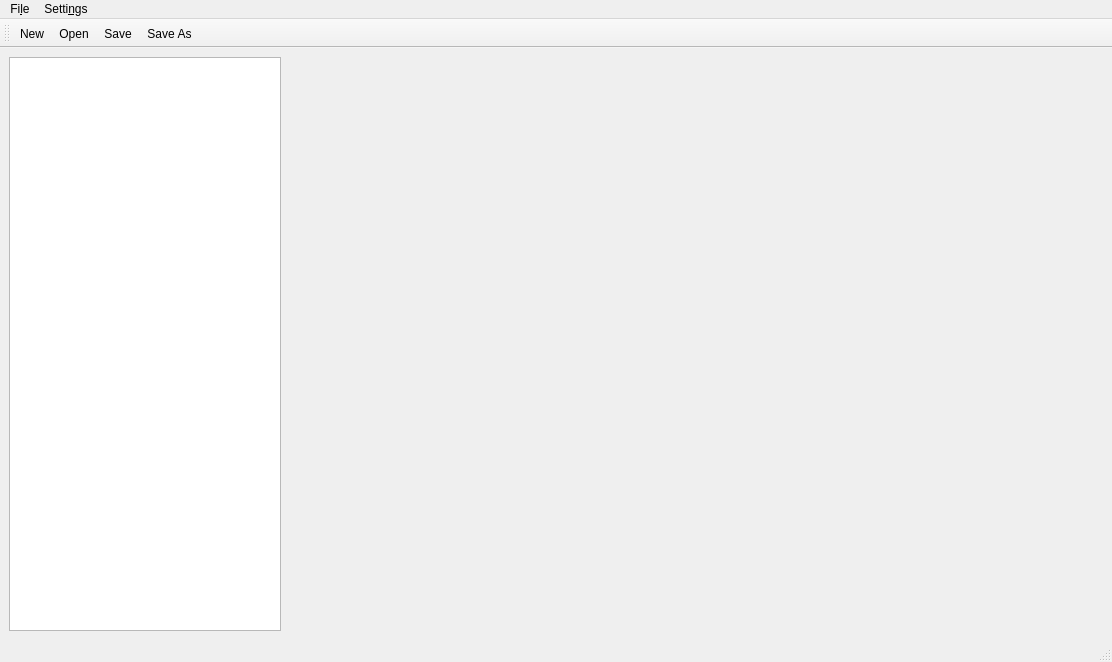
<?xml version="1.0" encoding="UTF-8"?>
<ui version="4.0">
 <class>PluginsWindow</class>
 <widget class="QMainWindow" name="PluginsWindow">
  <property name="geometry">
   <rect>
    <x>0</x>
    <y>0</y>
    <width>1112</width>
    <height>662</height>
   </rect>
  </property>
  <property name="windowTitle">
   <string>Plugin Editor</string>
  </property>
  <widget class="QWidget" name="centralwidget">
   <layout class="QGridLayout" name="gridLayout">
    <item row="0" column="1">
     <widget class="PluginEditorWidget" name="editor" native="true">
      <property name="sizePolicy">
       <sizepolicy hsizetype="Preferred" vsizetype="Preferred">
        <horstretch>3</horstretch>
        <verstretch>0</verstretch>
       </sizepolicy>
      </property>
     </widget>
    </item>
    <item row="0" column="0">
     <widget class="PluginListWidget" name="pluginList">
      <property name="sizePolicy">
       <sizepolicy hsizetype="Expanding" vsizetype="Expanding">
        <horstretch>1</horstretch>
        <verstretch>0</verstretch>
       </sizepolicy>
      </property>
      <property name="editTriggers">
       <set>QAbstractItemView::NoEditTriggers</set>
      </property>
     </widget>
    </item>
   </layout>
  </widget>
  <widget class="QMenuBar" name="menubar">
   <property name="geometry">
    <rect>
     <x>0</x>
     <y>0</y>
     <width>1112</width>
     <height>30</height>
    </rect>
   </property>
   <widget class="QMenu" name="menuFile">
    <property name="title">
     <string>Fi&amp;le</string>
    </property>
    <addaction name="actionNew"/>
    <addaction name="actionOpen"/>
    <addaction name="actionSave"/>
    <addaction name="actionSave_As"/>
    <addaction name="separator"/>
    <addaction name="actionQuit"/>
   </widget>
   <widget class="QMenu" name="menuSettings">
    <property name="title">
     <string>Setti&amp;ngs</string>
    </property>
    <addaction name="actionConfigure_Editor"/>
    <addaction name="actionShow_Status_Bar"/>
   </widget>
   <addaction name="menuFile"/>
   <addaction name="menuSettings"/>
  </widget>
  <widget class="QStatusBar" name="statusbar"/>
  <widget class="QToolBar" name="toolBar">
   <property name="windowTitle">
    <string>toolBar</string>
   </property>
   <attribute name="toolBarArea">
    <enum>TopToolBarArea</enum>
   </attribute>
   <attribute name="toolBarBreak">
    <bool>false</bool>
   </attribute>
   <addaction name="actionNew"/>
   <addaction name="actionOpen"/>
   <addaction name="actionSave"/>
   <addaction name="actionSave_As"/>
  </widget>
  <action name="actionQuit">
   <property name="text">
    <string>&amp;Quit</string>
   </property>
  </action>
  <action name="actionOpen">
   <property name="text">
    <string>&amp;Open</string>
   </property>
  </action>
  <action name="actionSave">
   <property name="text">
    <string>&amp;Save</string>
   </property>
  </action>
  <action name="actionSave_As">
   <property name="text">
    <string>Save &amp;As</string>
   </property>
  </action>
  <action name="actionNew">
   <property name="text">
    <string>&amp;New</string>
   </property>
   <property name="menuRole">
    <enum>QAction::ApplicationSpecificRole</enum>
   </property>
  </action>
  <action name="actionConfigure_Editor">
   <property name="text">
    <string>&amp;Configure Editor</string>
   </property>
   <property name="menuRole">
    <enum>QAction::PreferencesRole</enum>
   </property>
  </action>
  <action name="actionShow_Status_Bar">
   <property name="checkable">
    <bool>true</bool>
   </property>
   <property name="checked">
    <bool>false</bool>
   </property>
   <property name="text">
    <string>&amp;Show Editor Statusbar</string>
   </property>
   <property name="menuRole">
    <enum>QAction::PreferencesRole</enum>
   </property>
  </action>
 </widget>
 <customwidgets>
  <customwidget>
   <class>PluginEditorWidget</class>
   <extends>QWidget</extends>
   <header>PluginEditorWidget.hpp</header>
   <container>1</container>
   <slots>
    <signal>nameChanged(QString)</signal>
    <signal>modifiedChanged(bool)</signal>
    <signal>cleanupDone()</signal>
    <signal>urlChanged(QString)</signal>
    <slot>newFile()</slot>
    <slot>save()</slot>
    <slot>saveAs()</slot>
    <slot>selectPlugin(QString)</slot>
    <slot>urlChange()</slot>
    <slot>cleanUp()</slot>
    <slot>openFile(QUrl)</slot>
   </slots>
  </customwidget>
  <customwidget>
   <class>PluginListWidget</class>
   <extends>QListWidget</extends>
   <header>PluginListWidget.hpp</header>
   <slots>
    <signal>pluginSelected(QString)</signal>
    <signal>fileOpened(QUrl)</signal>
    <slot>newFile()</slot>
    <slot>nameChanged(QString)</slot>
    <slot>fileModified(bool)</slot>
    <slot>selectedChanged(QListWidgetItem*,QListWidgetItem*)</slot>
    <slot>urlChanged(QString)</slot>
    <slot>fileAdded(QUrl)</slot>
   </slots>
  </customwidget>
 </customwidgets>
 <resources/>
 <connections>
  <connection>
   <sender>actionQuit</sender>
   <signal>triggered()</signal>
   <receiver>editor</receiver>
   <slot>cleanUp()</slot>
   <hints>
    <hint type="sourcelabel">
     <x>-1</x>
     <y>-1</y>
    </hint>
    <hint type="destinationlabel">
     <x>694</x>
     <y>344</y>
    </hint>
   </hints>
  </connection>
  <connection>
   <sender>actionOpen</sender>
   <signal>triggered()</signal>
   <receiver>PluginsWindow</receiver>
   <slot>open()</slot>
   <hints>
    <hint type="sourcelabel">
     <x>-1</x>
     <y>-1</y>
    </hint>
    <hint type="destinationlabel">
     <x>555</x>
     <y>330</y>
    </hint>
   </hints>
  </connection>
  <connection>
   <sender>actionConfigure_Editor</sender>
   <signal>triggered()</signal>
   <receiver>editor</receiver>
   <slot>configEditor()</slot>
   <hints>
    <hint type="sourcelabel">
     <x>-1</x>
     <y>-1</y>
    </hint>
    <hint type="destinationlabel">
     <x>694</x>
     <y>344</y>
    </hint>
   </hints>
  </connection>
  <connection>
   <sender>actionShow_Status_Bar</sender>
   <signal>toggled(bool)</signal>
   <receiver>editor</receiver>
   <slot>statusBarToggled(bool)</slot>
   <hints>
    <hint type="sourcelabel">
     <x>-1</x>
     <y>-1</y>
    </hint>
    <hint type="destinationlabel">
     <x>694</x>
     <y>344</y>
    </hint>
   </hints>
  </connection>
  <connection>
   <sender>actionSave</sender>
   <signal>triggered()</signal>
   <receiver>editor</receiver>
   <slot>save()</slot>
   <hints>
    <hint type="sourcelabel">
     <x>-1</x>
     <y>-1</y>
    </hint>
    <hint type="destinationlabel">
     <x>694</x>
     <y>344</y>
    </hint>
   </hints>
  </connection>
  <connection>
   <sender>actionSave_As</sender>
   <signal>triggered()</signal>
   <receiver>editor</receiver>
   <slot>saveAs()</slot>
   <hints>
    <hint type="sourcelabel">
     <x>-1</x>
     <y>-1</y>
    </hint>
    <hint type="destinationlabel">
     <x>694</x>
     <y>344</y>
    </hint>
   </hints>
  </connection>
  <connection>
   <sender>actionNew</sender>
   <signal>triggered()</signal>
   <receiver>editor</receiver>
   <slot>newFile()</slot>
   <hints>
    <hint type="sourcelabel">
     <x>-1</x>
     <y>-1</y>
    </hint>
    <hint type="destinationlabel">
     <x>694</x>
     <y>344</y>
    </hint>
   </hints>
  </connection>
  <connection>
   <sender>PluginsWindow</sender>
   <signal>fileOpened(QUrl)</signal>
   <receiver>pluginList</receiver>
   <slot>fileAdded(QUrl)</slot>
   <hints>
    <hint type="sourcelabel">
     <x>555</x>
     <y>330</y>
    </hint>
    <hint type="destinationlabel">
     <x>146</x>
     <y>344</y>
    </hint>
   </hints>
  </connection>
  <connection>
   <sender>pluginList</sender>
   <signal>pluginSelected(QString)</signal>
   <receiver>editor</receiver>
   <slot>selectPlugin(QString)</slot>
   <hints>
    <hint type="sourcelabel">
     <x>146</x>
     <y>344</y>
    </hint>
    <hint type="destinationlabel">
     <x>694</x>
     <y>344</y>
    </hint>
   </hints>
  </connection>
  <connection>
   <sender>pluginList</sender>
   <signal>currentItemChanged(QListWidgetItem*,QListWidgetItem*)</signal>
   <receiver>pluginList</receiver>
   <slot>selectedChanged(QListWidgetItem*,QListWidgetItem*)</slot>
   <hints>
    <hint type="sourcelabel">
     <x>146</x>
     <y>344</y>
    </hint>
    <hint type="destinationlabel">
     <x>146</x>
     <y>344</y>
    </hint>
   </hints>
  </connection>
  <connection>
   <sender>actionNew</sender>
   <signal>triggered()</signal>
   <receiver>pluginList</receiver>
   <slot>newFile()</slot>
   <hints>
    <hint type="sourcelabel">
     <x>-1</x>
     <y>-1</y>
    </hint>
    <hint type="destinationlabel">
     <x>146</x>
     <y>344</y>
    </hint>
   </hints>
  </connection>
  <connection>
   <sender>editor</sender>
   <signal>nameChanged(QString)</signal>
   <receiver>pluginList</receiver>
   <slot>nameChanged(QString)</slot>
   <hints>
    <hint type="sourcelabel">
     <x>694</x>
     <y>344</y>
    </hint>
    <hint type="destinationlabel">
     <x>146</x>
     <y>344</y>
    </hint>
   </hints>
  </connection>
  <connection>
   <sender>editor</sender>
   <signal>modifiedChanged(bool)</signal>
   <receiver>pluginList</receiver>
   <slot>fileModified(bool)</slot>
   <hints>
    <hint type="sourcelabel">
     <x>694</x>
     <y>344</y>
    </hint>
    <hint type="destinationlabel">
     <x>146</x>
     <y>344</y>
    </hint>
   </hints>
  </connection>
  <connection>
   <sender>pluginList</sender>
   <signal>fileOpened(QUrl)</signal>
   <receiver>editor</receiver>
   <slot>openFile(QUrl)</slot>
   <hints>
    <hint type="sourcelabel">
     <x>146</x>
     <y>344</y>
    </hint>
    <hint type="destinationlabel">
     <x>694</x>
     <y>344</y>
    </hint>
   </hints>
  </connection>
  <connection>
   <sender>editor</sender>
   <signal>cleanupDone()</signal>
   <receiver>PluginsWindow</receiver>
   <slot>close()</slot>
   <hints>
    <hint type="sourcelabel">
     <x>694</x>
     <y>344</y>
    </hint>
    <hint type="destinationlabel">
     <x>555</x>
     <y>330</y>
    </hint>
   </hints>
  </connection>
  <connection>
   <sender>editor</sender>
   <signal>urlChanged(QString)</signal>
   <receiver>pluginList</receiver>
   <slot>urlChanged(QString)</slot>
   <hints>
    <hint type="sourcelabel">
     <x>694</x>
     <y>344</y>
    </hint>
    <hint type="destinationlabel">
     <x>146</x>
     <y>344</y>
    </hint>
   </hints>
  </connection>
  <connection>
   <sender>PluginsWindow</sender>
   <signal>cleanUp()</signal>
   <receiver>editor</receiver>
   <slot>cleanUp()</slot>
   <hints>
    <hint type="sourcelabel">
     <x>555</x>
     <y>330</y>
    </hint>
    <hint type="destinationlabel">
     <x>694</x>
     <y>344</y>
    </hint>
   </hints>
  </connection>
 </connections>
 <slots>
  <signal>cleanUp()</signal>
  <signal>fileOpened(QUrl)</signal>
  <slot>open()</slot>
 </slots>
</ui>
